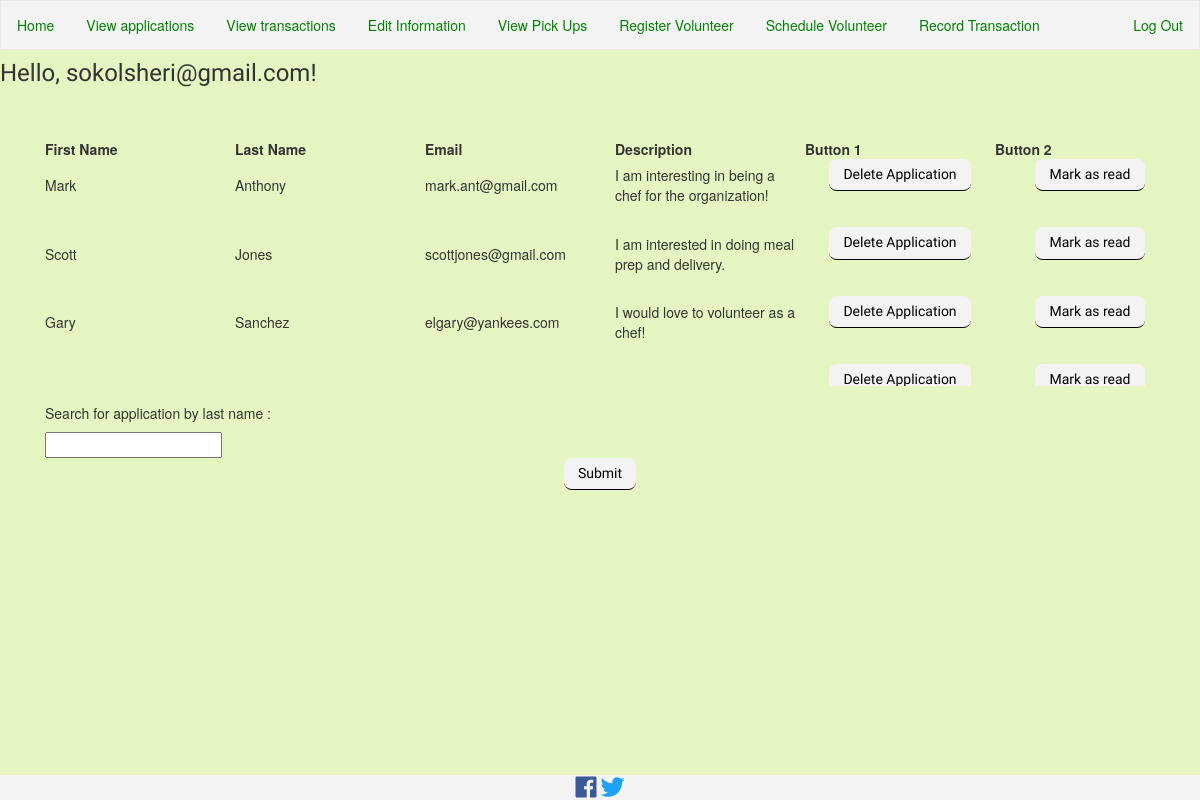
Screenshot of /applications.php (signed in) with the database file from the repository.
### tables this page shows
CREATE TABLE `application` (
  `appID` int(10) UNSIGNED NOT NULL,
  `first_name` varchar(35) NOT NULL,
  `last_name` varchar(35) NOT NULL,
  `email` varchar(40) NOT NULL,
  `descriptionn` varchar(1000) NOT NULL,
  `checked` int(1) NOT NULL
);

### applications.php (the view, shortened to what this page needs)
<?php
include("includes/headerCoord.php");
 ?>
<?php
echo "<br><br>";
$query = "SELECT * FROM application ORDER BY checked ASC";
$run = mysqli_query($dbc, $query);
echo "<div class='container'> <div class='row'> <div class='col'>";
echo "<table class='tbody'>";
echo "<tr>";
    echo "<th>First Name</th><th>Last Name</th><th>Email</th><th>Description</th><th>Button 1</th><th>Button 2</th>";
echo "</tr>";
while($row = mysqli_fetch_array($run, MYSQLI_ASSOC)){
    echo "<tr>";
    echo "<td>{$row['first_name']} </td><td>{$row['last_name']}</td> <td>{$row['email']}</td> <td>{$row['descriptionn']}</td>";
    echo "<td><form method='get' action='removeApp.php'>";
             echo "<input type='submit' value='Delete Application'>";
             echo "</form></td>";
    echo "<td><form method='get' action='readIt.php'>";
             echo "<input type='submit' value='Mark as read'>";
             echo "</form></td>";
    echo "</tr>";
}
echo "</table>";
?>
<form action="searchApp.php" method="post">
    <h5>Search for application by last name :</h5>
<input type="text" name="last">
<input type="submit" name="searchSub">
</form>
<?php
echo"</div></div></div>";
include('includes/footer2.php');
 ?>

### css/compfood.css (style rules this page uses)
body { background-color:#e4f5c1 ; }
input[type="submit"] { font-family: 'Varela Round'; background-color:#f3f3f3; border-color:#f3f3f3; color: black; display: block; margin: 0 auto 1.5em auto; max-width: none; padding: .5em 1em; border: 0; border-bottom: .125em solid; border-radius: .5625em; font-size: inherit; font-weight: 500; line-height: 1.25; text-align: center; text-decoration: none; }
tr { width: 100%; display: inline-table; table-layout: fixed; }
table { height:250px; margin-bottom: 20px; }

### includes/headerCoord.php (style rules this page uses)
td { overflow: scroll; padding-bottom: 15px; }

### rows the page displays
application: first_name "Mark", last_name "Anthony", email "mark.ant@gmail.com", descriptionn "I am interesting in being a chef for the organization!"
application: first_name "Scott", last_name "Jones", email "scottjones@gmail.com", descriptionn "I am interested in doing meal prep and delivery."
application: first_name "Gary", last_name "Sanchez", email "elgary@yankees.com", descriptionn "I would love to volunteer as a chef!"

### other values shown
$_SESSION['login_user'] "sokolsheri@gmail.com"
